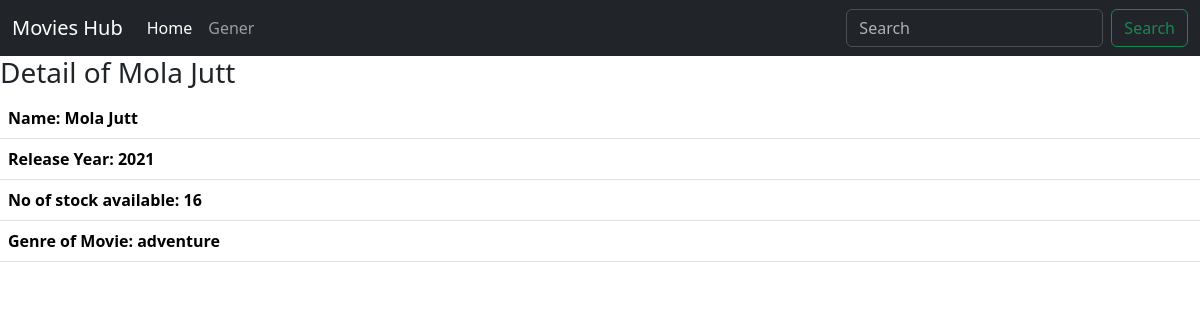
Screenshot of /movies/detail/4 with the database file from the repository.
### movies/models.py (models this page shows, shortened)
class Movie(models.Model):
    title = models.CharField(max_length=255)
    release_date = models.IntegerField()
    rating = models.FloatField()
    number_in_stock = models.IntegerField()
    genre = models.ForeignKey(Genre, on_delete=models.CASCADE, related_name='genre_name')
    created_at = models.DateField(default=timezone.now)

class Genre(models.Model):
    name = models.CharField(max_length=255)
    def __str__(self):
        return self.name

### movies/views.py (the view)
# urls.py: path('detail/<int:id>', detail, name='detail'),
def detail(request, id):
    data = Movie.objects.get(id=id)
    return render(request, 'detail.html', {'data': data})

### movies/templates/detail.html
{% extends 'base.html'%}
{%block content%}
<h3>Detail of {{data.title}}</h3>
<table class="table dark-table">
    <thead>
    <tr>
        <th>Name: {{data.title}}</th>
    </tr>
     <tr>
        <th>Release Year: {{data.release_date}}</th>
    </tr>
    <tr>
        <th>No of stock available: {{data.number_in_stock}}</th>
    </tr>
      <tr>
        <th>Genre of Movie: {{data.genre}}</th>
    </tr>
    </thead>
</table>
{%endblock%}

### rows the page displays
Movie: title "Mola Jutt", release_date "2021", number_in_stock "16", genre "adventure"
